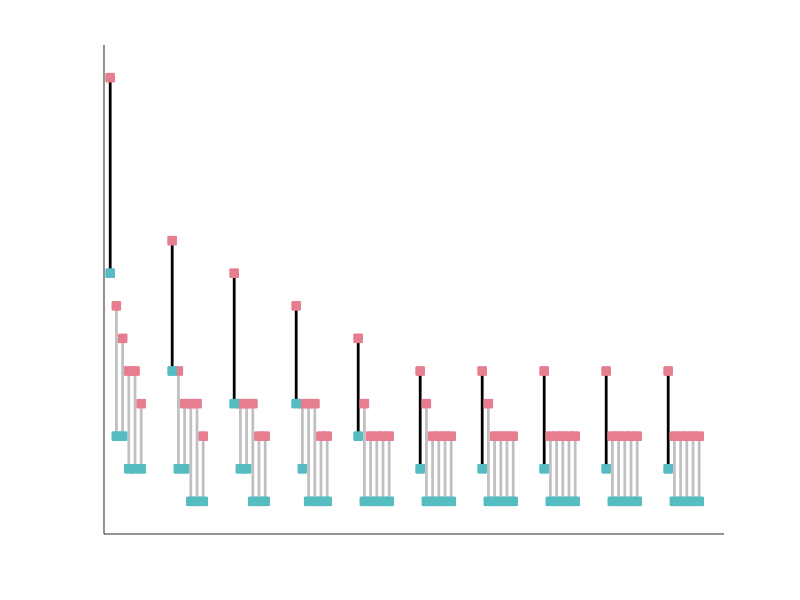

This chart was generated by the following MATLAB code:
clear all;
close all;
%%
% Data is copied from excel spreadsheet 02/26/2023
% TMRP_Repitch

% data = [5	6;	2	3;	2	3;	1	2;	1	2;	1	2;
%         2	3;	1	2;	1	2;	1	2;	1	2;	1	2;
%         4	5;	2	3;	1	2;	1	2;	1	2;	1	2;
%         8	9;	3	4;	3	4;	2	3;	2	3;	2	3;
%         2	3;	1	2;	1	2;	1	2;	1	2;	1	2;
%         2	3;	1	2;	1	2;	1	2;	1	2;	1	2;
%         2	3;	1	2;	1	2;	1	2;	1	2;	1	2;
%         2	3;	1	2;	1	2;	1	2;	1	2;	1	2;
%         4	5;	2	3;	2	3;	1	2;	1	2;	1	2;
%         3	4;	1	2;	1	2;	1	2;	1	2;	1	2;]
% Before the lower bound

hemo_width = [1.2746, 0.5316, 0.9214, 2.3979, 0.5514, 0.5931, 0.5642, 0.5893, 1.1047, 0.6901];
[hemo_width_sorted, I] = sort(hemo_width, 'descend');
data = [4	6;	2	3;	1	3;	1	2;	1	2;	1	2;
        2	3;	1	2;	1	2;	1	2;	1	2;	1	2;
        3	5;	1	3;	1	2;	1	2;	1	2;	1	2;
        6	9;	3	4;	2	4;	2	3;	2	3;	1	3;
        2	3;	1	2;	1	2;	1	2;	1	2;	1	2;
        2	3;	1	2;	1	2;	1	2;	1	2;	1	2;
        2	3;	1	2;	1	2;	1	2;	1	2;	1	2;
        2	3;	1	2;	1	2;	1	2;	1	2;	1	2;
        3	5;	1	3;	1	3;	1	2;	1	2;	1	2;
        2	4;	1	2;	1	2;	1	2;	1	2;	1	2;];

%  pixel size
res_array = [0.3, 0.8, 1.0, 1.3, 1.6, 2.1];

lb = zeros(length(hemo_width), length(res_array));
ub = zeros(length(hemo_width), length(res_array));

for i = 1:length(res_array)
    lb(:,i) = ceil(hemo_width ./ res_array(i));
    ub(:,i) = ceil(sqrt(2)*hemo_width ./ res_array(i)) + 2;
end

y = permute(cat(3, permute(lb, [2 1]), permute(ub, [2 1])), [3 1 2]);

% data = [4	6;	2	3;	1	3;	1	2;	1	2;	1	2;
%         2	3;	1	2;	1	2;	1	2;	1	2;	1	2;
%         3	5;	1	3;	1	2;	1	2;	1	2;	1	2;
%         6	9;	3	4;	2	4;	2	3;	2	3;	1	3;
%         2	3;	1	2;	1	2;	1	2;	1	2;	1	2;
%         2	3;	1	2;	1	2;	1	2;	1	2;	1	2;
%         2	3;	1	2;	1	2;	1	2;	1	2;	1	2;
%         2	3;	1	2;	1	2;	1	2;	1	2;	1	2;
%         3	5;	1	3;	1	3;	1	2;	1	2;	1	2;
%         2	4;	1	2;	1	2;	1	2;	1	2;	1	2;];
% 
% y = permute(permute(reshape(data, [6 10 2]),[1 3 2]), [2 1 3]);

y_sorted = y(:,:,I);


x = repmat(1:6, [10 1]) + repmat([0:9]*10, [6 1]).';
x3 = permute(repmat(x, [1 1 2]), [3 2 1]);
%%
figure();
hold on;
for i = 1:size(x3,3)
line(x3(:,1,i), y_sorted(:,1,i),'Color', 'k' , 'LineWidth', 2);
line(x3(:,2:6,i), y_sorted(:,2:6,i), 'Color', [192, 192, 192]/255, 'LineWidth', 2);
plot(x3(:,:,i), y_sorted(2,:,i), 's', 'Color', [231, 126, 144]/255, 'MarkerSize', 6, 'MarkerFaceColor', [231, 126, 144]/255);
plot(x3(:,:,i), y_sorted(1,:,i), 's', 'Color', [85, 188, 194]/255, 'MarkerSize', 6, 'MarkerFaceColor', [85, 188, 194]/255);

end
ylim([0 15]);
set(gca,'xtick',[]);
set(gca,'ytick',[]);
